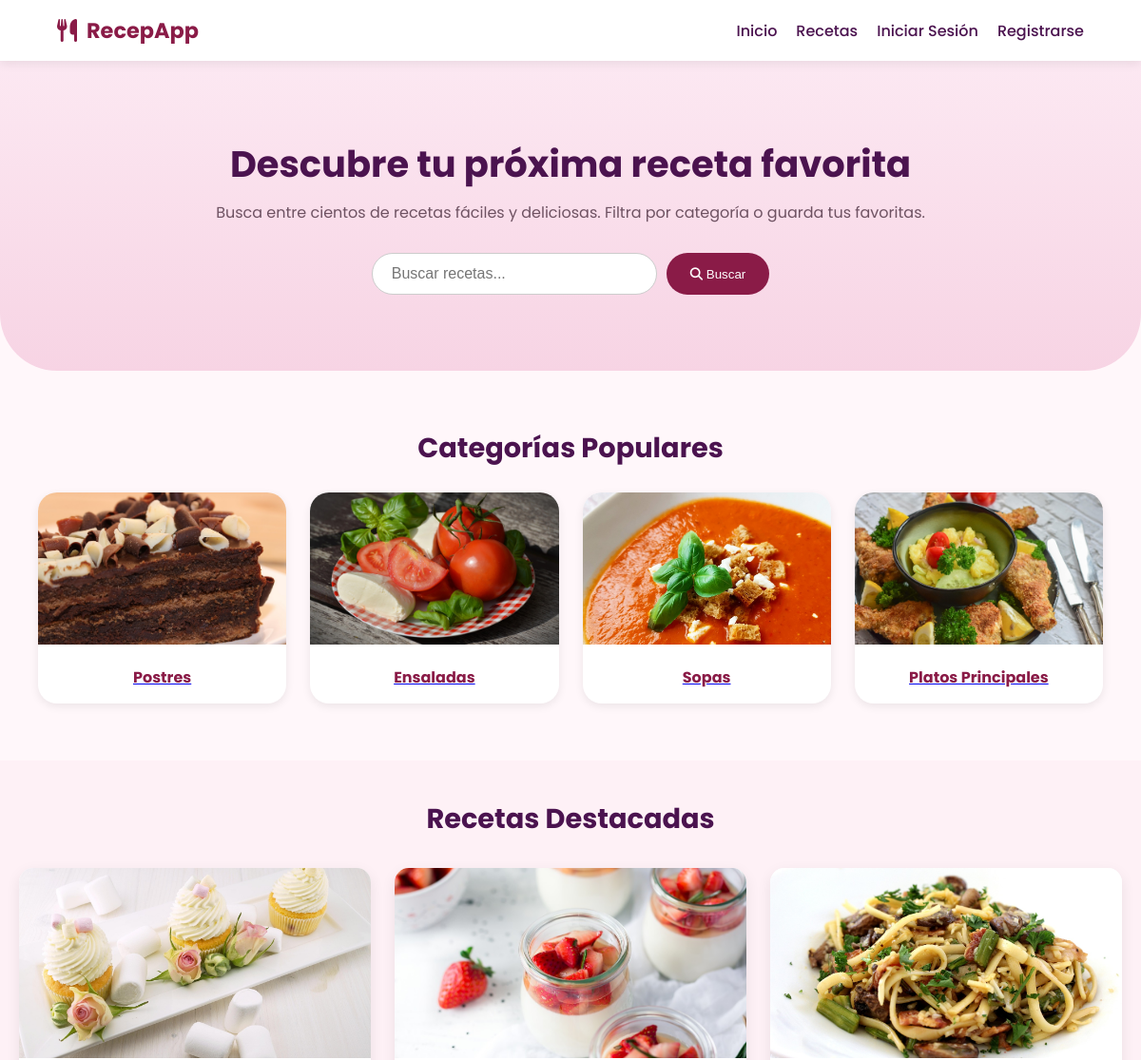
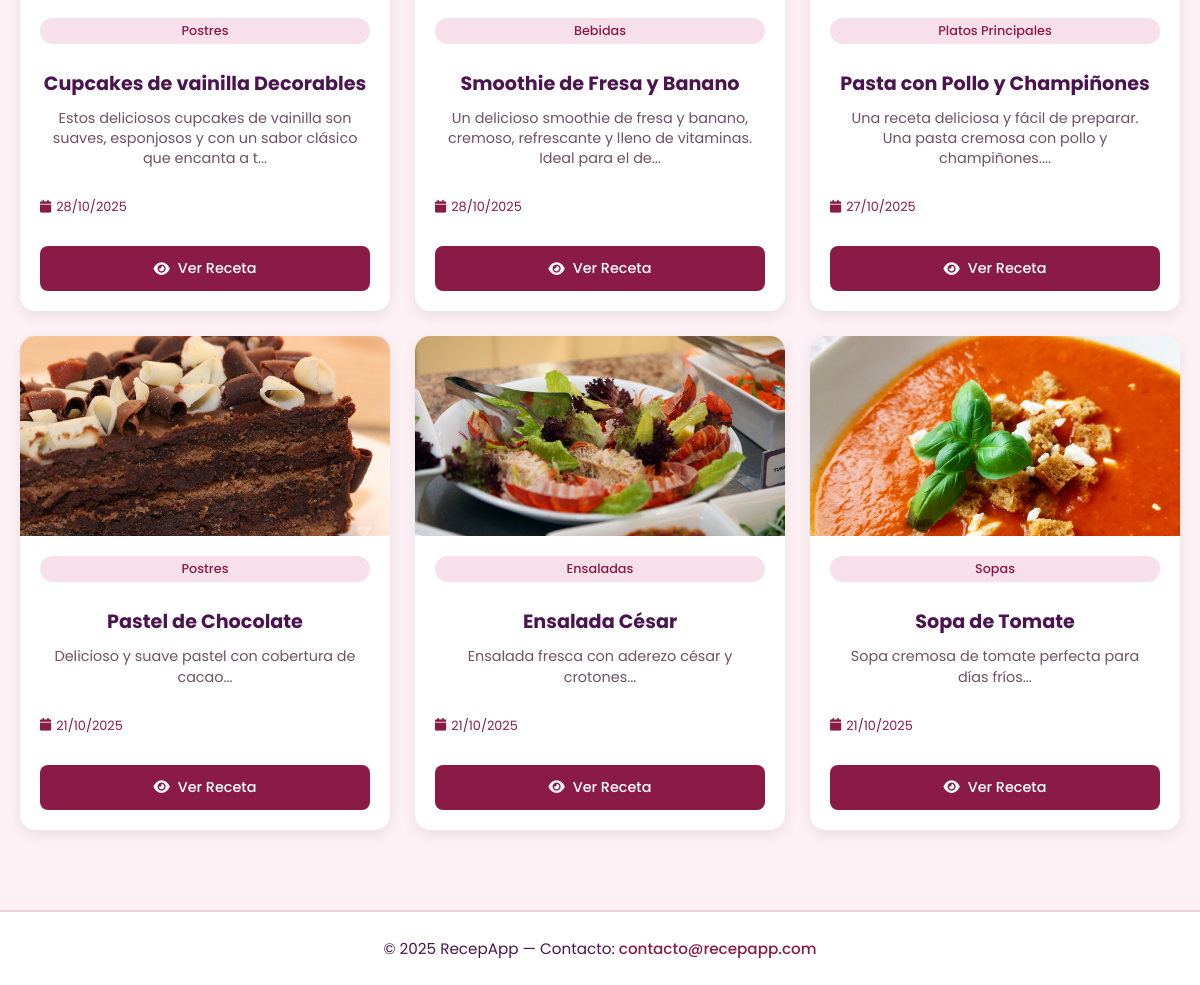
The page / on the database its author committed (2 pictures, top to bottom).
### tables this page shows
CREATE TABLE `categorias` (
  `id` int(11) NOT NULL AUTO_INCREMENT,
  `nombre` varchar(100) NOT NULL,
  PRIMARY KEY (`id`)
);

CREATE TABLE `recetas` (
  `id` int(11) NOT NULL AUTO_INCREMENT,
  `titulo` varchar(200) NOT NULL,
  `descripcion` text DEFAULT NULL,
  `ingredientes` text NOT NULL,
  `instrucciones` text NOT NULL,
  `imagen` varchar(255) DEFAULT NULL,
  `categoria_id` int(11) DEFAULT NULL,
  `usuario_id` int(11) DEFAULT NULL,
  `fecha_creacion` timestamp NOT NULL DEFAULT current_timestamp(),
  PRIMARY KEY (`id`),
  KEY `categoria_id` (`categoria_id`),
  KEY `usuario_id` (`usuario_id`),
  CONSTRAINT `recetas_ibfk_1` FOREIGN KEY (`categoria_id`) REFERENCES `categorias` (`id`),
  CONSTRAINT `recetas_ibfk_2` FOREIGN KEY (`usuario_id`) REFERENCES `usuarios` (`id`)
);

### app/bootstrap.php (called while the page is built, shortened)
<?php
require_once APP_PATH . '/core/Session.php';
require_once APP_PATH . '/core/Helpers.php';
spl_autoload_register(function ($clase) {
    $rutas = [
        APP_PATH . '/models/' . $clase . '.php',
        APP_PATH . '/controllers/' . $clase . '.php',
    ];
    foreach ($rutas as $ruta) {
        if (file_exists($ruta)) {
            return;
        }
    }
});

### app/controllers/HomeController.php (called while the page is built)
<?php
class HomeController
{
    public function index(): void
    {
        $categorias = Categoria::destacadas(4);
        $recetas = Receta::destacadas(6);
        $imagenes_categorias = [
            'Postres'             => 'pastel de chocolate.jpg',
            'Ensaladas'           => 'ensalada fresca.jpg',
            'Sopas'               => 'sopa de verduras.jpg',
            'Platos Principales'  => 'pollo al horno.jpg',
            'Desayunos'           => 'brownies-237776_1280.jpg',
            'Bebidas'             => 'ensalada de frutas.jpg',
        ];
        require APP_PATH . '/views/home/index.php';
    }
}

### app/core/Helpers.php (called while the page is built, shortened)
<?php
function base_url(): string
{
    static $base = null;
    if ($base === null) {
        $base = rtrim(str_replace('\\', '/', dirname($_SERVER['SCRIPT_NAME'] ?? '')), '/');
    }
    return $base;
}
function url(string $path = ''): string
{
    return base_url() . ($path ? '/' . ltrim($path, '/') : '/');
}
function asset(string $path): string
{
    return base_url() . '/' . ltrim($path, '/');
}
function obtenerUrlImagen(?string $nombre_imagen): string
{
    return asset('img/' . $nombre_imagen);
}
function route(string $controlador, string $accion, array $params = []): string
{
    $query = array_merge(['controller' => $controlador, 'action' => $accion], $params);
    return url('index.php') . '?' . http_build_query($query);
}

### app/core/Session.php (called while the page is built, shortened)
<?php
class Session
{
    public static function estaLogeado(): bool
    {
        return isset($_SESSION['usuario_id']);
    }
}

### app/models/Categoria.php (called while the page is built, shortened)
<?php
class Categoria
{
    public static function destacadas(int $limite = 4): array
    {
        $conexion = Database::getConexion();
        $stmt = $conexion->prepare("SELECT * FROM categorias LIMIT ?");
        $stmt->bind_param("i", $limite);
        $stmt->execute();
        $resultado = $stmt->get_result()->fetch_all(MYSQLI_ASSOC);
        return $resultado;
    }
}

### app/models/Receta.php (called while the page is built, shortened)
<?php
class Receta
{
    public static function destacadas(int $limite = 6): array
    {
        $conexion = Database::getConexion();
        $stmt = $conexion->prepare(
            "SELECT r.*, c.nombre as categoria_nombre
             FROM recetas r
             LEFT JOIN categorias c ON r.categoria_id = c.id
             ORDER BY r.fecha_creacion DESC
             LIMIT ?"
        );
        $stmt->bind_param("i", $limite);
        $stmt->execute();
        $resultado = $stmt->get_result()->fetch_all(MYSQLI_ASSOC);
        return $resultado;
    }
}

### app/views/home/index.php (the view, shortened to what this page needs)
<?php require APP_PATH . '/views/partials/header.php'; ?>
<section class="hero">
  <h2>Descubre tu próxima receta favorita </h2>
  <p>Busca entre cientos de recetas fáciles y deliciosas. Filtra por categoría o guarda tus favoritas.</p>
  <form action="<?php echo route('RecetaController', 'index'); ?>" method="GET" class="search-container">
    <input type="text" name="busqueda" placeholder="Buscar recetas..." />
    <button type="submit"><i class="fas fa-search"></i> Buscar</button>
  </form>
</section>
<section class="categorias">
  <h3>Categorías Populares</h3>
  <div class="cat-grid">
    <?php foreach ($categorias as $categoria): ?>
      <?php $imagen_categoria = $imagenes_categorias[$categoria['nombre']] ?? 'placeholder.jpg'; ?>
      <a href="<?php echo route('RecetaController', 'index', ['categoria' => $categoria['id']]); ?>" class="cat-card-link">
        <div class="cat-card">
          <img src="<?php echo asset('img/' . $imagen_categoria); ?>"
               alt="<?php echo htmlspecialchars($categoria['nombre']); ?>"
               onerror="this.src='<?php echo asset('img/placeholder.jpg'); ?>'">
          <h4><?php echo htmlspecialchars($categoria['nombre']); ?></h4>
        </div>
      </a>
    <?php endforeach; ?>
  </div>
</section>
<section class="recetas-destacadas">
  <h3>Recetas Destacadas</h3>
  <div class="recetas-grid">
    <?php if (count($recetas) > 0): ?>
      <?php foreach ($recetas as $receta): ?>
        <div class="card">
          <img src="<?php echo obtenerUrlImagen($receta['imagen']); ?>"
               alt="<?php echo htmlspecialchars($receta['titulo']); ?>"
               onerror="this.src='<?php echo asset('img/placeholder.jpg'); ?>'">
          <div class="card-content">
            <span class="categoria-badge"><?php echo htmlspecialchars($receta['categoria_nombre']); ?></span>
            <h4><?php echo htmlspecialchars($receta['titulo']); ?></h4>
            <p class="descripcion"><?php echo substr(htmlspecialchars($receta['descripcion']), 0, 100); ?>...</p>
            <div class="card-meta">
              <span><i class="fas fa-calendar"></i> <?php echo date('d/m/Y', strtotime($receta['fecha_creacion'])); ?></span>
            </div>
            <div class="card-actions">
              <a href="<?php echo route('RecetaController', 'show', ['id' => $receta['id']]); ?>" class="btn-ver">
                <i class="fas fa-eye"></i> Ver Receta
              </a>
            </div>
          </div>
        </div>
      <?php endforeach; ?>
    <?php else: ?>
      <p>No hay recetas disponibles aún.</p>
    <?php endif; ?>
  </div>
</section>
<?php require APP_PATH . '/views/partials/footer.php'; ?>

### public/index.php (shortened to what this page needs)
<?php
require_once __DIR__ . '/../app/bootstrap.php';
if (isset($_GET['controller'])) {
    $controller = $_GET['controller'];
} elseif (!isset($_GET['controller']) && !isset($_GET['action'])) {
    $controller = CONTROLLER_DEFAULT;
} else {
    show_error();
    exit();
}
if (preg_match('/^[A-Za-z]+Controller$/', $controller) && class_exists($controller)) {
    $controlador = new $controller();
    if (isset($_GET['action']) && is_callable([$controlador, $_GET['action']])) {
        $action = $_GET['action'];
        $controlador->$action();
    } elseif (!isset($_GET['controller']) && !isset($_GET['action'])) {
        $action = ACTION_DEFAULT;
        $controlador->$action();
    } else {
        show_error();
    }
} else {
    show_error();
}

### app/views/partials/header.php (shortened to what this page needs)
<!DOCTYPE html>
<html lang="es">
<head>
  <link rel="stylesheet" href="<?php echo asset('css/style.css'); ?>">
</head>
<body>
<header class="navbar">
  <div class="logo">
    <i class="fas fa-utensils"></i>
    <h1>RecepApp</h1>
  </div>
  <nav class="menu">
    <a href="<?php echo route('HomeController', 'index'); ?>">Inicio</a>
    <a href="<?php echo route('RecetaController', 'index'); ?>">Recetas</a>
    <?php if (Session::estaLogeado()): ?>
      <span class="user">Hola, <?php echo htmlspecialchars(Session::usuarioNombre()); ?></span>
      <div class="profile-menu">
        <button class="profile-btn"><i class="fas fa-user"></i> Mi Perfil</button>
        <div class="profile-dropdown">
          <a href="<?php echo route('RecetaController', 'mine'); ?>"><i class="fas fa-book"></i> Mis Recetas</a>
          <a href="<?php echo route('FavoritoController', 'index'); ?>"><i class="fas fa-heart"></i> Favoritos</a>
          <a href="<?php echo route('AuthController', 'logout'); ?>"><i class="fas fa-sign-out-alt"></i> Cerrar Sesión</a>
        </div>
      </div>
    <?php else: ?>
      <a href="<?php echo route('AuthController', 'login'); ?>">Iniciar Sesión</a>
      <a href="<?php echo route('AuthController', 'register'); ?>">Registrarse</a>
    <?php endif; ?>
  </nav>
</header>

### app/views/partials/footer.php (shortened to what this page needs)
<footer class="footer-simple">
  <p>© 2025 RecepApp — Contacto: <a href="mailto:contacto@recepapp.com">contacto@recepapp.com</a></p>
</footer>
</body>
</html>

### rows shown on the page
categorias: shows a picture, nombre "Postres"
categorias: shows a picture, nombre "Ensaladas"
categorias: shows a picture, nombre "Sopas"
categorias: shows a picture, nombre "Platos Principales"
recetas: imagen (picture), categoria.nombre "Postres", titulo "Cupcakes de vainilla Decorables", descripcion "Estos deliciosos cupcakes de vainilla son suaves, esponjosos y con un sabor clásico que encanta a t", fecha_creacion "28/10/2025"
recetas: imagen (picture), categoria.nombre "Bebidas", titulo "Smoothie de Fresa y Banano", descripcion "Un delicioso smoothie de fresa y banano, cremoso, refrescante y lleno de vitaminas. Ideal para el de", fecha_creacion "28/10/2025"
recetas: imagen (picture), categoria.nombre "Platos Principales", titulo "Pasta con Pollo y Champiñones", descripcion "Una receta deliciosa y fácil de preparar. Una pasta cremosa con pollo y champiñones.", fecha_creacion "27/10/2025"
recetas: imagen (picture), categoria.nombre "Postres", titulo "Pastel de Chocolate", descripcion "Delicioso y suave pastel con cobertura de cacao", fecha_creacion "21/10/2025"
recetas: imagen (picture), categoria.nombre "Ensaladas", titulo "Ensalada César", descripcion "Ensalada fresca con aderezo césar y crotones", fecha_creacion "21/10/2025"
recetas: imagen (picture), categoria.nombre "Sopas", titulo "Sopa de Tomate", descripcion "Sopa cremosa de tomate perfecta para días fríos", fecha_creacion "21/10/2025"
